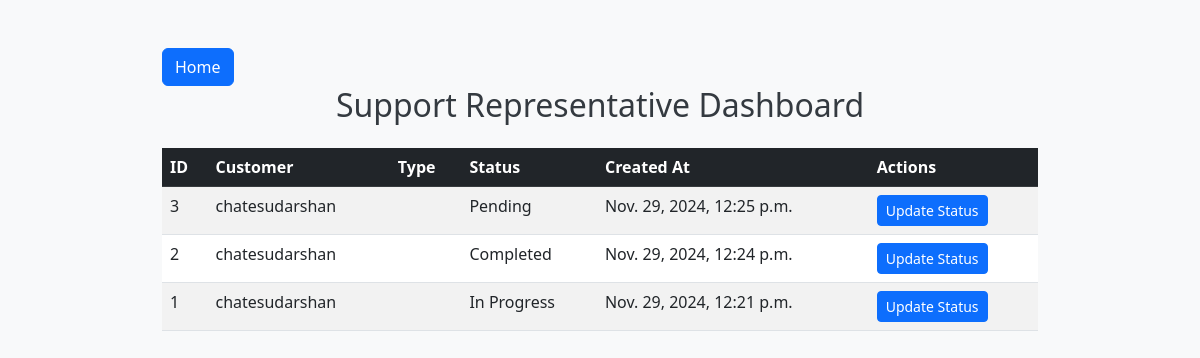
Page /requests/dashboard/ (signed in) on the committed database.
### service_requests/models.py (models this page shows, shortened)
class ServiceRequest(models.Model):
    TYPE_CHOICES = [
        ('Repair', 'Repair'),
        ('Installation', 'Installation'),
        ('Inquiry', 'Inquiry'),
    ]
    STATUS_CHOICES = [
        ('Pending', 'Pending'),
        ('In Progress', 'In Progress'),
        ('Completed', 'Completed'),
    ]
    status = models.CharField(
            max_length=20,
            choices=STATUS_CHOICES,
            default='pending',
        )
    customer = models.ForeignKey(User, on_delete=models.CASCADE)
    type = models.CharField(max_length=50, choices=TYPE_CHOICES)
    details = models.TextField()
    file = models.FileField(upload_to='uploads/', blank=True, null=True)
    status = models.CharField(max_length=50, choices=STATUS_CHOICES, default='Pending')
    created_at = models.DateTimeField(auto_now_add=True)
    updated_at = models.DateTimeField(auto_now=True)

### users/models.py (models this page shows, shortened)
class CustomUser(AbstractUser):
    ROLE_CHOICES = (
        ('customer', 'Customer'),
        ('support', 'Support Representative'),
    )
    role = models.CharField(max_length=20, choices=ROLE_CHOICES, default='customer')

### service_requests/views.py (the view)
# urls.py: path('dashboard/', views.representative_dashboard, name='representative_dashboard'),
@login_required
def representative_dashboard(request):
    if not request.user.is_staff:  # Ensure only staff can access
        return HttpResponseForbidden("You do not have permission to access this page.")
    service_requests = ServiceRequest.objects.all().order_by('-created_at')  # View all requests
    return render(request, 'service_requests/dashboard.html', {
        'service_requests': service_requests,
    })

### service_requests/templates/service_requests/dashboard.html (shortened to what this page needs)
<head>
    <link href="https://cdn.jsdelivr.net/npm/bootstrap@5.3.0-alpha1/dist/css/bootstrap.min.css" rel="stylesheet">
</head>
<div class="container mt-5">
    <a href="{% url 'home' %}" class="btn btn-primary">Home</a>
    <h2 class="text-center mb-4">Support Representative Dashboard</h2>
    <table class="table table-striped">
        <thead class="table-dark">
            <tr>
                <th>ID</th>
                <th>Customer</th>
                <th>Type</th>
                <th>Status</th>
                <th>Created At</th>
                <th>Actions</th>
            </tr>
        </thead>
        <tbody>
            {% for request in service_requests %}
            <tr>
                <td>{{ request.id }}</td>
                <td>{{ request.customer.username }}</td>
                <td>{{ request.type_of_service }}</td>
                <td>{{ request.status }}</td>
                <td>{{ request.created_at }}</td>
                <td>
                    <a href="{% url 'service_requests:update_request_status' request.id %}" class="btn btn-sm btn-primary">
                        Update Status
                    </a>
                </td>
            </tr>
            {% endfor %}
        </tbody>
    </table>
</div>

### service_requests/templates/service_requests/dashboard.html (style rules this page uses)
.container { max-width: 900px; }

### rows in the picture
ServiceRequest: id "3", customer.username "chatesudarshan", status "Pending", created_at "Nov. 29, 2024, 12:25 p.m."
ServiceRequest: id "2", customer.username "chatesudarshan", status "Completed", created_at "Nov. 29, 2024, 12:24 p.m."
ServiceRequest: id "1", customer.username "chatesudarshan", status "In Progress", created_at "Nov. 29, 2024, 12:21 p.m."
